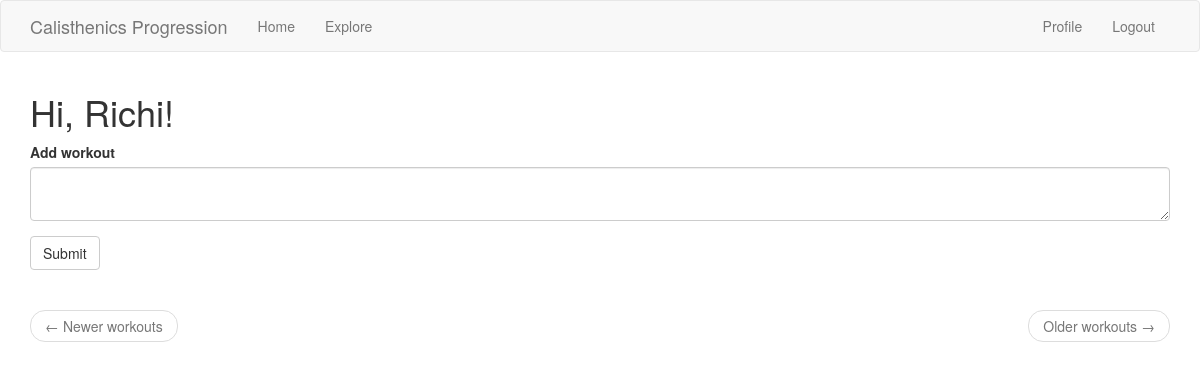
The page /index (signed in) on the database as committed earlier.
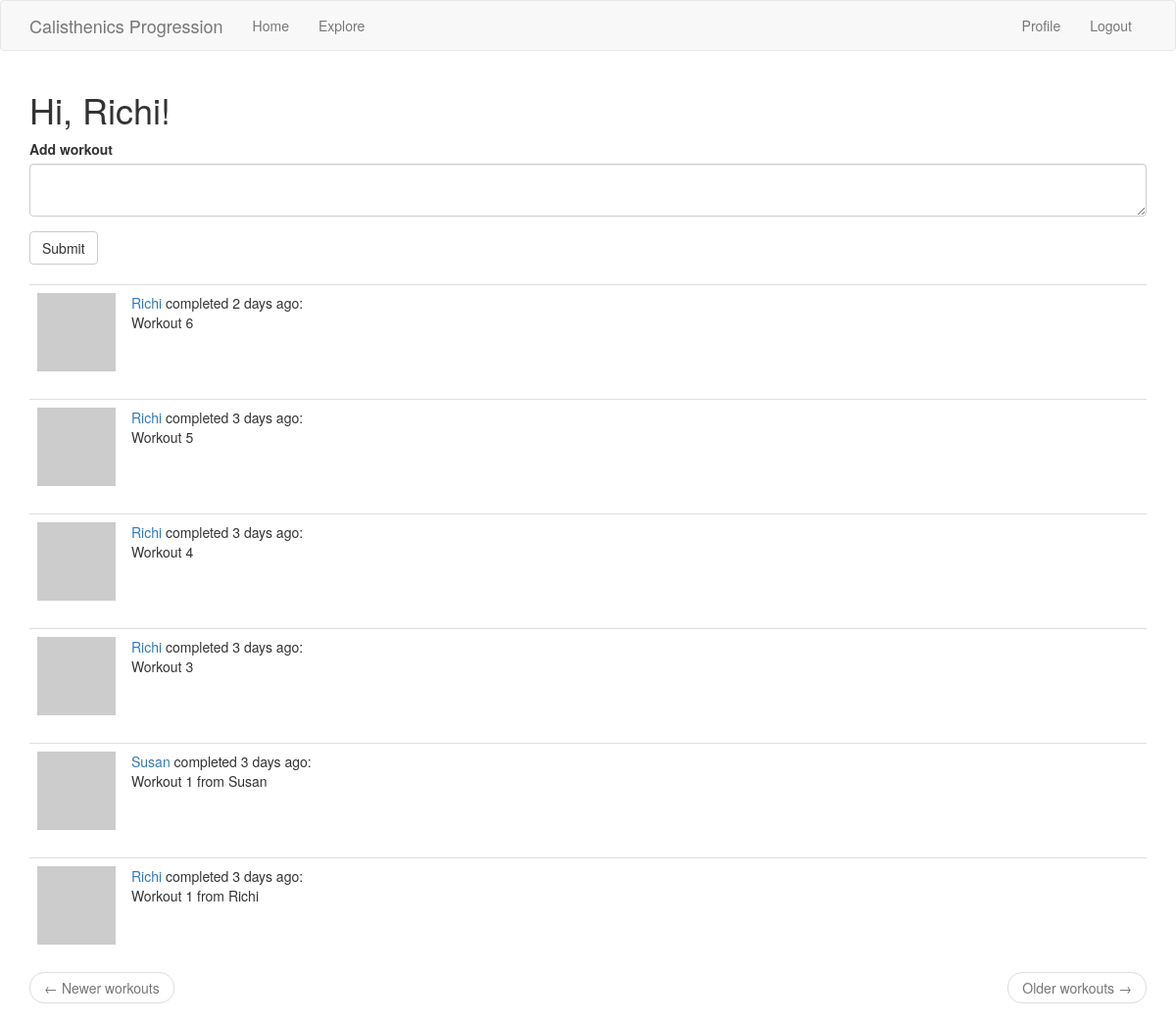
The same page on the database as committed later.
### app/models.py (models this page shows, shortened)
class User(UserMixin, db.Model):
    id = db.Column(db.Integer, primary_key=True)
    username = db.Column(db.String(64), index=True, unique=True)
    email = db.Column(db.String(120), index=True, unique=True)
    password_hash = db.Column(db.String(128))
    about_me = db.Column(db.String(280))
    last_seen = db.Column(db.DateTime, default=datetime.utcnow)
    followed = db.relationship(
        'User', secondary=followers,
        primaryjoin=(followers.c.follower_id == id),
        secondaryjoin=(followers.c.followed_id == id),
        backref=db.backref('followers', lazy='dynamic'), lazy='dynamic')
    workouts = db.relationship('Workout', backref='athlet', lazy='dynamic')
    def avatar(self, size):
        digest = md5(self.email.lower().encode('utf-8')).hexdigest()
        return 'https://www.gravatar.com/avatar/{}?d=identicon&s={}'.format(digest, size)
    def followed_workouts(self):
        followed = Workout.query.join(
            followers, (followers.c.followed_id == Workout.user_id)).filter(
                followers.c.follower_id == self.id)
        own = Workout.query.filter_by(user_id=self.id)
        return followed.union(own).order_by(Workout.timestamp.desc())

class Workout(db.Model):
    id = db.Column(db.Integer, primary_key=True)
    title = db.Column(db.String(80), index=True)
    timestamp = db.Column(db.DateTime, index=True, default=datetime.utcnow)
    user_id = db.Column(db.Integer, db.ForeignKey('user.id'))

### app/main/routes.py (the view)
@bp.route("/", methods=['GET', 'POST'] )
@bp.route("/index", methods=['GET', 'POST'])
@login_required
def index():
    form = WorkoutForm()
    if form.validate_on_submit():
        workout = Workout(title=form.workout.data, athlet=current_user)
        db.session.add(workout)
        db.session.commit()
        flash('Your workout is now live!')
        return redirect(url_for('main.index'))
    page = request.args.get('page', 1, type=int)
    workouts = current_user.followed_workouts().paginate(page, current_app.config['WORKOUTS_PER_PAGE'], False)
    next_url = url_for('main.index', page=workouts.next_num) \
        if workouts.has_next else None
    prev_url = url_for('main.index', page=workouts.prev_num) \
        if workouts.has_prev else None
    return render_template('index.html', title='Home', form=form, workouts=workouts.items, next_url=next_url, prev_url=prev_url)

### app/main/forms.py
class WorkoutForm(FlaskForm):
    workout = TextAreaField('Add workout', validators=[DataRequired(), Length(min=1, max=140)])
    submit = SubmitField('Submit')

### app/main/routes.py (called while the page is built)
@bp.before_app_request
def before_request():
    if current_user.is_authenticated:
        current_user.last_seen = datetime.utcnow()
        db.session.commit()

### app/models.py (called while the page is built)
@login.user_loader
def load_user(id):
    return User.query.get(int(id))

### app/templates/index.html
{% extends "base.html" %}
{% import 'bootstrap/wtf.html' as wtf %}
{% block app_content %}
    <h1>Hi, {{ current_user.username }}!</h1>
    {% if form %}
    {{ wtf.quick_form(form) }}
    <br>
    {% endif %}
    {% for workout in workouts %}
        {% include '_workout.html' %}
    {% endfor %}
    <nav aria-label="...">
        <ul class="pager">
            <li class="previous{% if not prev_url %} disabled{% endif %}">
                <a href="{{ prev_url or '#' }}">
                    <span aria-hidden="true">&larr;</span> Newer workouts
                </a>
            </li>
            <li class="next{% if not next_url %} disabled{% endif %}">
                <a href="{{ next_url or '#' }}">
                    Older workouts <span aria-hidden="true">&rarr;</span>
                </a>
            </li>
        </ul>
    </nav>
{% endblock %}

### app/templates/base.html (shortened to what this page needs)
{% extends 'bootstrap/base.html' %}
{% block navbar %}
    <nav class="navbar navbar-default">
        <div class="container">
            <div class="navbar-header">
                <a class="navbar-brand" href="{{ url_for('main.index') }}">Calisthenics Progression</a>
            </div>
            <div class="collapse navbar-collapse" id="bs-example-navbar-collapse-1">
                <ul class="nav navbar-nav">
                    <li><a href="{{ url_for('main.index') }}">Home</a></li>
                    <li><a href="{{ url_for('main.explore') }}">Explore</a></li>
                </ul>
                <ul class="nav navbar-nav navbar-right">
                    {% if current_user.is_anonymous %}
                    <li><a href="{{ url_for('auth.login') }}">Login</a></li>
                    {% else %}
                    <li><a href="{{ url_for('main.user', username=current_user.username) }}">Profile</a></li>
                    <li><a href="{{ url_for('auth.logout') }}">Logout</a></li>
                    {% endif %}
                </ul>
            </div>
        </div>
    </nav>
{% endblock %}
{% block content %}
    <div class="container">
        {% block app_content %}{% endblock %}
    </div>
{% endblock %}

### app/templates/_workout.html
<table class="table table-hover">
    <tr>
        <td width="70px">
            <a href="{{ url_for('main.user', username=workout.athlet.username) }}">
                <img src="{{ workout.athlet.avatar(70) }}" />
            </a>
        </td>
        <td>
            <a href="{{ url_for('main.user', username=workout.athlet.username) }}">
                {{ workout.athlet.username }}
            </a>
            completed {{ moment(workout.timestamp).fromNow() }}:
            <br>
            {{ workout.title }}
        </td>
    </tr>
</table>

Rows that differ between the two databases and show on the page:
added Workout: athlet.username "Richi", timestamp "2 days ago", title "Workout 6"
added Workout: athlet.username "Richi", timestamp "3 days ago", title "Workout 5"
added Workout: athlet.username "Richi", timestamp "3 days ago", title "Workout 4"
added Workout: athlet.username "Richi", timestamp "3 days ago", title "Workout 3"
added Workout: athlet.username "Susan", timestamp "3 days ago", title "Workout 1 from Susan"
added Workout: athlet.username "Richi", timestamp "3 days ago", title "Workout 1 from Richi"
